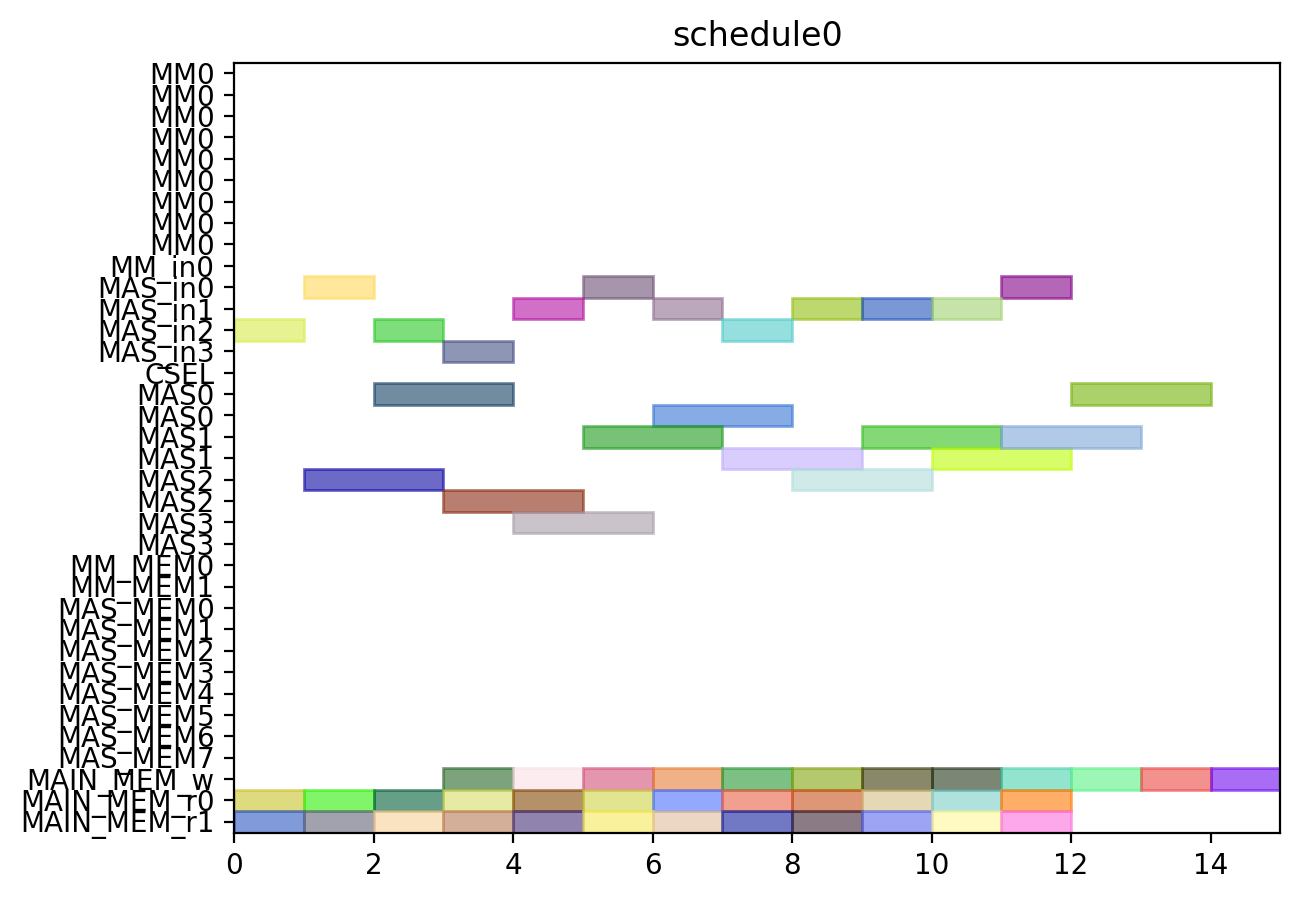

Write Python code to recreate this figure.
from pyschedule import Scenario, solvers, plotters, alt


def solve():
	horizon = 120
	S = Scenario("schedule0", horizon=horizon)

	# resource
	MM = S.Resources('MM', num=1, size=9)
	MM_in = S.Resources('MM_in', num=1)
	MAS_in = S.Resources('MAS_in', num=4)
	CSEL = S.Resource('CSEL')
	MAS = S.Resources('MAS', num=4, size=2, periods=range(1, horizon))
	MM_MEM = S.Resources('MM_MEM', num=2)
	MAS_MEM = S.Resources('MAS_MEM', num=8)
	MAIN_MEM_w = S.Resource('MAIN_MEM_w', size=1)
	MAIN_MEM_r = S.Resources('MAIN_MEM_r', num=2)

	# result of previous scheduling

	# new tasks
	c000 = S.Task('c000', length=2, delay_cost=1)
	c000 += alt(MAS)
	c000_in = S.Task('c000_in', length=1, delay_cost=1)
	c000_in += alt(MAS_in)
	S += c000_in*MAS_in[0]<=c000*MAS[0]

	S += c000_in*MAS_in[1]<=c000*MAS[1]

	S += c000_in*MAS_in[2]<=c000*MAS[2]

	S += c000_in*MAS_in[3]<=c000*MAS[3]

	S += 0<c000

	c000_w = S.Task('c000_w', length=1, delay_cost=1)
	c000_w += alt(MAIN_MEM_w)
	S += c000 <= c000_w

	c000_mem0 = S.Task('c000_mem0', length=1, delay_cost=1)
	c000_mem0 += MAIN_MEM_r[0]
	S += c000_mem0 <= c000

	c000_mem1 = S.Task('c000_mem1', length=1, delay_cost=1)
	c000_mem1 += MAIN_MEM_r[1]
	S += c000_mem1 <= c000

	c001 = S.Task('c001', length=2, delay_cost=1)
	c001 += alt(MAS)
	c001_in = S.Task('c001_in', length=1, delay_cost=1)
	c001_in += alt(MAS_in)
	S += c001_in*MAS_in[0]<=c001*MAS[0]

	S += c001_in*MAS_in[1]<=c001*MAS[1]

	S += c001_in*MAS_in[2]<=c001*MAS[2]

	S += c001_in*MAS_in[3]<=c001*MAS[3]

	S += 0<c001

	c001_w = S.Task('c001_w', length=1, delay_cost=1)
	c001_w += alt(MAIN_MEM_w)
	S += c001 <= c001_w

	c001_mem0 = S.Task('c001_mem0', length=1, delay_cost=1)
	c001_mem0 += MAIN_MEM_r[0]
	S += c001_mem0 <= c001

	c001_mem1 = S.Task('c001_mem1', length=1, delay_cost=1)
	c001_mem1 += MAIN_MEM_r[1]
	S += c001_mem1 <= c001

	c010 = S.Task('c010', length=2, delay_cost=1)
	c010 += alt(MAS)
	c010_in = S.Task('c010_in', length=1, delay_cost=1)
	c010_in += alt(MAS_in)
	S += c010_in*MAS_in[0]<=c010*MAS[0]

	S += c010_in*MAS_in[1]<=c010*MAS[1]

	S += c010_in*MAS_in[2]<=c010*MAS[2]

	S += c010_in*MAS_in[3]<=c010*MAS[3]

	S += 0<c010

	c010_w = S.Task('c010_w', length=1, delay_cost=1)
	c010_w += alt(MAIN_MEM_w)
	S += c010 <= c010_w

	c010_mem0 = S.Task('c010_mem0', length=1, delay_cost=1)
	c010_mem0 += MAIN_MEM_r[0]
	S += c010_mem0 <= c010

	c010_mem1 = S.Task('c010_mem1', length=1, delay_cost=1)
	c010_mem1 += MAIN_MEM_r[1]
	S += c010_mem1 <= c010

	c011 = S.Task('c011', length=2, delay_cost=1)
	c011 += alt(MAS)
	c011_in = S.Task('c011_in', length=1, delay_cost=1)
	c011_in += alt(MAS_in)
	S += c011_in*MAS_in[0]<=c011*MAS[0]

	S += c011_in*MAS_in[1]<=c011*MAS[1]

	S += c011_in*MAS_in[2]<=c011*MAS[2]

	S += c011_in*MAS_in[3]<=c011*MAS[3]

	S += 0<c011

	c011_w = S.Task('c011_w', length=1, delay_cost=1)
	c011_w += alt(MAIN_MEM_w)
	S += c011 <= c011_w

	c011_mem0 = S.Task('c011_mem0', length=1, delay_cost=1)
	c011_mem0 += MAIN_MEM_r[0]
	S += c011_mem0 <= c011

	c011_mem1 = S.Task('c011_mem1', length=1, delay_cost=1)
	c011_mem1 += MAIN_MEM_r[1]
	S += c011_mem1 <= c011

	c100 = S.Task('c100', length=2, delay_cost=1)
	c100 += alt(MAS)
	c100_in = S.Task('c100_in', length=1, delay_cost=1)
	c100_in += alt(MAS_in)
	S += c100_in*MAS_in[0]<=c100*MAS[0]

	S += c100_in*MAS_in[1]<=c100*MAS[1]

	S += c100_in*MAS_in[2]<=c100*MAS[2]

	S += c100_in*MAS_in[3]<=c100*MAS[3]

	S += 0<c100

	c100_w = S.Task('c100_w', length=1, delay_cost=1)
	c100_w += alt(MAIN_MEM_w)
	S += c100 <= c100_w

	c100_mem0 = S.Task('c100_mem0', length=1, delay_cost=1)
	c100_mem0 += MAIN_MEM_r[0]
	S += c100_mem0 <= c100

	c100_mem1 = S.Task('c100_mem1', length=1, delay_cost=1)
	c100_mem1 += MAIN_MEM_r[1]
	S += c100_mem1 <= c100

	c101 = S.Task('c101', length=2, delay_cost=1)
	c101 += alt(MAS)
	c101_in = S.Task('c101_in', length=1, delay_cost=1)
	c101_in += alt(MAS_in)
	S += c101_in*MAS_in[0]<=c101*MAS[0]

	S += c101_in*MAS_in[1]<=c101*MAS[1]

	S += c101_in*MAS_in[2]<=c101*MAS[2]

	S += c101_in*MAS_in[3]<=c101*MAS[3]

	S += 0<c101

	c101_w = S.Task('c101_w', length=1, delay_cost=1)
	c101_w += alt(MAIN_MEM_w)
	S += c101 <= c101_w

	c101_mem0 = S.Task('c101_mem0', length=1, delay_cost=1)
	c101_mem0 += MAIN_MEM_r[0]
	S += c101_mem0 <= c101

	c101_mem1 = S.Task('c101_mem1', length=1, delay_cost=1)
	c101_mem1 += MAIN_MEM_r[1]
	S += c101_mem1 <= c101

	c110 = S.Task('c110', length=2, delay_cost=1)
	c110 += alt(MAS)
	c110_in = S.Task('c110_in', length=1, delay_cost=1)
	c110_in += alt(MAS_in)
	S += c110_in*MAS_in[0]<=c110*MAS[0]

	S += c110_in*MAS_in[1]<=c110*MAS[1]

	S += c110_in*MAS_in[2]<=c110*MAS[2]

	S += c110_in*MAS_in[3]<=c110*MAS[3]

	S += 0<c110

	c110_w = S.Task('c110_w', length=1, delay_cost=1)
	c110_w += alt(MAIN_MEM_w)
	S += c110 <= c110_w

	c110_mem0 = S.Task('c110_mem0', length=1, delay_cost=1)
	c110_mem0 += MAIN_MEM_r[0]
	S += c110_mem0 <= c110

	c110_mem1 = S.Task('c110_mem1', length=1, delay_cost=1)
	c110_mem1 += MAIN_MEM_r[1]
	S += c110_mem1 <= c110

	c111 = S.Task('c111', length=2, delay_cost=1)
	c111 += alt(MAS)
	c111_in = S.Task('c111_in', length=1, delay_cost=1)
	c111_in += alt(MAS_in)
	S += c111_in*MAS_in[0]<=c111*MAS[0]

	S += c111_in*MAS_in[1]<=c111*MAS[1]

	S += c111_in*MAS_in[2]<=c111*MAS[2]

	S += c111_in*MAS_in[3]<=c111*MAS[3]

	S += 0<c111

	c111_w = S.Task('c111_w', length=1, delay_cost=1)
	c111_w += alt(MAIN_MEM_w)
	S += c111 <= c111_w

	c111_mem0 = S.Task('c111_mem0', length=1, delay_cost=1)
	c111_mem0 += MAIN_MEM_r[0]
	S += c111_mem0 <= c111

	c111_mem1 = S.Task('c111_mem1', length=1, delay_cost=1)
	c111_mem1 += MAIN_MEM_r[1]
	S += c111_mem1 <= c111

	c200 = S.Task('c200', length=2, delay_cost=1)
	c200 += alt(MAS)
	c200_in = S.Task('c200_in', length=1, delay_cost=1)
	c200_in += alt(MAS_in)
	S += c200_in*MAS_in[0]<=c200*MAS[0]

	S += c200_in*MAS_in[1]<=c200*MAS[1]

	S += c200_in*MAS_in[2]<=c200*MAS[2]

	S += c200_in*MAS_in[3]<=c200*MAS[3]

	S += 0<c200

	c200_w = S.Task('c200_w', length=1, delay_cost=1)
	c200_w += alt(MAIN_MEM_w)
	S += c200 <= c200_w

	c200_mem0 = S.Task('c200_mem0', length=1, delay_cost=1)
	c200_mem0 += MAIN_MEM_r[0]
	S += c200_mem0 <= c200

	c200_mem1 = S.Task('c200_mem1', length=1, delay_cost=1)
	c200_mem1 += MAIN_MEM_r[1]
	S += c200_mem1 <= c200

	c201 = S.Task('c201', length=2, delay_cost=1)
	c201 += alt(MAS)
	c201_in = S.Task('c201_in', length=1, delay_cost=1)
	c201_in += alt(MAS_in)
	S += c201_in*MAS_in[0]<=c201*MAS[0]

	S += c201_in*MAS_in[1]<=c201*MAS[1]

	S += c201_in*MAS_in[2]<=c201*MAS[2]

	S += c201_in*MAS_in[3]<=c201*MAS[3]

	S += 0<c201

	c201_w = S.Task('c201_w', length=1, delay_cost=1)
	c201_w += alt(MAIN_MEM_w)
	S += c201 <= c201_w

	c201_mem0 = S.Task('c201_mem0', length=1, delay_cost=1)
	c201_mem0 += MAIN_MEM_r[0]
	S += c201_mem0 <= c201

	c201_mem1 = S.Task('c201_mem1', length=1, delay_cost=1)
	c201_mem1 += MAIN_MEM_r[1]
	S += c201_mem1 <= c201

	c210 = S.Task('c210', length=2, delay_cost=1)
	c210 += alt(MAS)
	c210_in = S.Task('c210_in', length=1, delay_cost=1)
	c210_in += alt(MAS_in)
	S += c210_in*MAS_in[0]<=c210*MAS[0]

	S += c210_in*MAS_in[1]<=c210*MAS[1]

	S += c210_in*MAS_in[2]<=c210*MAS[2]

	S += c210_in*MAS_in[3]<=c210*MAS[3]

	S += 0<c210

	c210_w = S.Task('c210_w', length=1, delay_cost=1)
	c210_w += alt(MAIN_MEM_w)
	S += c210 <= c210_w

	c210_mem0 = S.Task('c210_mem0', length=1, delay_cost=1)
	c210_mem0 += MAIN_MEM_r[0]
	S += c210_mem0 <= c210

	c210_mem1 = S.Task('c210_mem1', length=1, delay_cost=1)
	c210_mem1 += MAIN_MEM_r[1]
	S += c210_mem1 <= c210

	c211 = S.Task('c211', length=2, delay_cost=1)
	c211 += alt(MAS)
	c211_in = S.Task('c211_in', length=1, delay_cost=1)
	c211_in += alt(MAS_in)
	S += c211_in*MAS_in[0]<=c211*MAS[0]

	S += c211_in*MAS_in[1]<=c211*MAS[1]

	S += c211_in*MAS_in[2]<=c211*MAS[2]

	S += c211_in*MAS_in[3]<=c211*MAS[3]

	S += 0<c211

	c211_w = S.Task('c211_w', length=1, delay_cost=1)
	c211_w += alt(MAIN_MEM_w)
	S += c211 <= c211_w

	c211_mem0 = S.Task('c211_mem0', length=1, delay_cost=1)
	c211_mem0 += MAIN_MEM_r[0]
	S += c211_mem0 <= c211

	c211_mem1 = S.Task('c211_mem1', length=1, delay_cost=1)
	c211_mem1 += MAIN_MEM_r[1]
	S += c211_mem1 <= c211

	solvers.mip.solve(S,msg=1,kind='CPLEX',ratio_gap=1.01)

	solution = [['hoge']*len(S.solution()[1]) for i in range(len(S.solution()))]
	for i in range(len(S.solution())):
		for j in range(len(S.solution()[i])):
			solution[i][j]=str(S.solution()[i][j])
	print(solution)

	cycles = int(solution[-1][3])

	pic_file_name = "/home/mfukuda/ABE/multiRAM_multiMAS_16mux/scheduling_result/stage9MM1_stage2MAS4/CONJ/schedule0.png"
	if(S.solution() != []):
		plotters.matplotlib.plot(S,img_filename=pic_file_name, show_task_labels=False, fig_size=(cycles*0.25+3, 5))

	return solution
